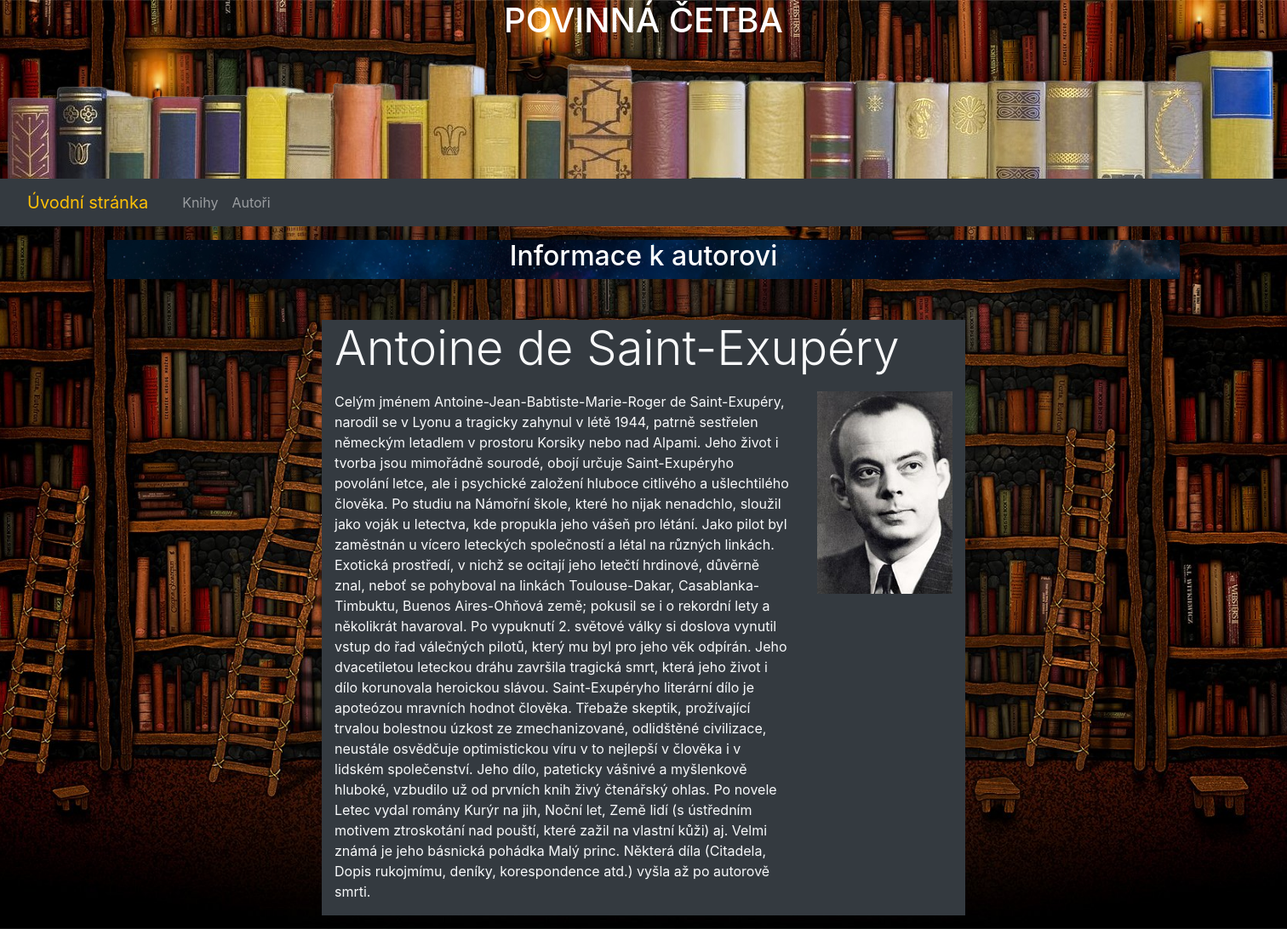
Screenshot of /books/authorlist/2/ with the database file from the repository.
### books/models.py (models this page shows, shortened)
class Author(models.Model):
    name = models.CharField(max_length=250, unique=True)
    photo = models.ImageField(upload_to=poster_author_path,blank=True, null=True)
    bio = models.TextField(blank=True, null=True)
    class Meta:
        ordering = ["name"]

### books/views.py (the view)
# urls.py: path('authorlist/<int:pk>/', views.AuthorDetailView.as_view(), name='authordetail'),
class AuthorDetailView(DetailView):
    model = Author
    context_object_name = 'authors_detail'
    template_name = 'page/detailAuthor.html'

### books/templates/page/detailAuthor.html (shortened to what this page needs)
{% extends "base.html" %}
{% block content %}
<div class="row pt-3">
    <div class="col-md-1">
    </div>
    <div class="col-md-10 obrazek2">
        <h2 class="display-5 text-center">Informace k autorovi</h2>
    </div>
</div>
    <div class="row mt-5 mb-3">
        <div class="col-md-3">
        </div>
        <div class="col-lg-6 mb-3 bg-dark text-light">
            <h2 class="display-4 mb-3 ">{{ authors_detail.name }}</h2>
            <div class="row">
                <div class="col-md-9">{{ authors_detail.bio }}
                </div>
                <div class="col-md-3">{% if authors_detail.photo %}
                    <a href="{{ authors_detail.photo.url }}"><img src="{{ authors_detail.photo.url }}" class="img-fluid" alt="Obal knihy"></a>
                {% endif %}
                </div>
            </div>
        </div>
        </div>
    </div>
{% endblock %}

### books/static/css/stylesheet.css (style rules this page uses)
html, body { height: 100%; margin: 0; padding: 0; }
.box { background:url("../img/thumb-1920-26102.jpg"); height: 100%; background-attachment: fixed; background-position: center; background-repeat: no-repeat; background-size: cover; }
.obrazek2 { color: white; background:url("../img/table.jpg"); height: 100%; background-attachment: fixed; background-position: center; background-repeat: no-repeat; background-size: cover; }

### rows the page displays
Author: name "Antoine de Saint-Exupéry", bio "Celým jménem Antoine-Jean-Babtiste-Marie-Roger de Saint-Exupéry, narodil se v Lyonu a tragicky zahynul v létě 1944, patrně sestřelen německým letadlem v prostoru Korsiky nebo nad Alpami. Jeho život i tvorba jsou mimořádně sourodé, obojí určuje Saint-Exupéryho povolání letce, ale i psychické založení hluboce citlivého a ušlechtilého člověka. Po studiu na Námořní škole, které ho nijak nenadchlo, sloužil jako voják u letectva, kde propukla jeho vášeň pro létání. Jako pilot byl zaměstnán u vícero leteckých společností a létal na různých linkách. Exotická prostředí, v nichž se ocitají jeho letečtí hrdinové, důvěrně znal, neboť se pohyboval na linkách Toulouse-Dakar, Casablanka-Timbuktu, Buenos…", photo (picture)
